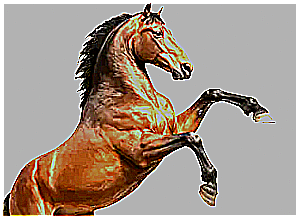
#> input picture img/horse.png, 300 x 219 px, found by its file name
$ python make-horse-ascii.py
#> lines starting #> are read from the running program, lines starting #| are printed output that depends on the picture
"""Convert img/horse.png into data/horse.json (a grid of ASCII density characters).
Usage: python3 tools/make-horse-ascii.py [cols]"""
import json, sys
from collections import deque
from PIL import Image, ImageFilter

COLS = int(sys.argv[1]) if len(sys.argv) > 1 else 190
RAMP = " .,:;-=+*#%@"
im = Image.open("img/horse.png").convert("RGB")
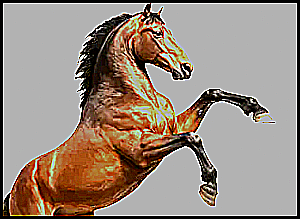
#> im: PIL image 300x219 RGB; mean R, G, B 154.6, 139.1, 127.6
im = im.crop((4, 4, im.width - 4, im.height - 4))
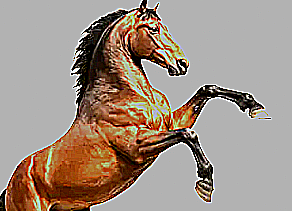
#> im: PIL image 292x211 RGB; mean R, G, B 160.8, 144.4, 132.2
W, H = im.size
#> W = 292; H = 211
px = im.load()

# background = flat grey, flood-filled from the edges so horse highlights are never lost
def is_bg(c): return abs(c[0] - 178) < 26 and abs(c[1] - 178) < 26 and abs(c[2] - 178) < 26
bg = [[False] * W for _ in range(H)]
q = deque((x, y) for x in range(W) for y in (0, H - 1)); q.extend((x, y) for y in range(H) for x in (0, W - 1))
while q:
    x, y = q.popleft()
    if x < 0 or y < 0 or x >= W or y >= H or bg[y][x] or not is_bg(px[x, y]): continue
    bg[y][x] = True
    q.extend(((x + 1, y), (x - 1, y), (x, y + 1), (x, y - 1)))
#> after the loop, bg = 211 items

lum = im.convert("L").filter(ImageFilter.GaussianBlur(0.6))
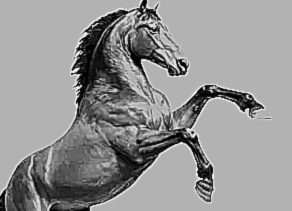
#> lum: PIL image 292x211 L; min 0, max 247, mean 147.9
lp = lum.load()
soft = im.convert('L').filter(ImageFilter.GaussianBlur(7)).load()  # local contrast reveals the face and muscle
vals = sorted(lp[x, y] for y in range(H) for x in range(W) if not bg[y][x])
#> vals = 24540 items
lo, hi = vals[int(len(vals) * .10)], vals[int(len(vals) * .985)]
#> lo = 23; hi = 225

cw = W / COLS; ch = cw / 0.56
#> after `cw = W / COLS`: cw = 1.54
#> after `ch = cw / 0.56`: ch = 2.74
ROWS = int(H / ch)
#> ROWS = 76
out = []
for r in range(ROWS):
    line = ""
    for c in range(COLS):
        x0, x1, y0, y1 = int(c * cw), max(int(c * cw) + 1, int((c + 1) * cw)), int(r * ch), max(int(r * ch) + 1, int((r + 1) * ch))
        s = n = k = 0
        for y in range(y0, min(H, y1)):
            for x in range(x0, min(W, x1)):
                k += 1
                if not bg[y][x]: n += 1; s += lp[x, y] + 1.6 * (lp[x, y] - soft[x, y])
        if k == 0 or n < k * 0.45: line += " "; continue
        v = (s / n - lo) / max(1, hi - lo)
        v = min(1, max(0, v))
        b = 0.24 + 0.76 * (v ** 0.95)          # keep dark parts (legs, mane) visible as a silhouette
        line += RAMP[min(len(RAMP) - 1, int(b * (len(RAMP) - 1) + 0.5))]
    out.append(line.rstrip())
#> after the loop, out = 76 items
json.dump({"cols": COLS, "rows": ROWS, "lines": out}, open("data/horse.json", "w"))
print("\n".join(out))
